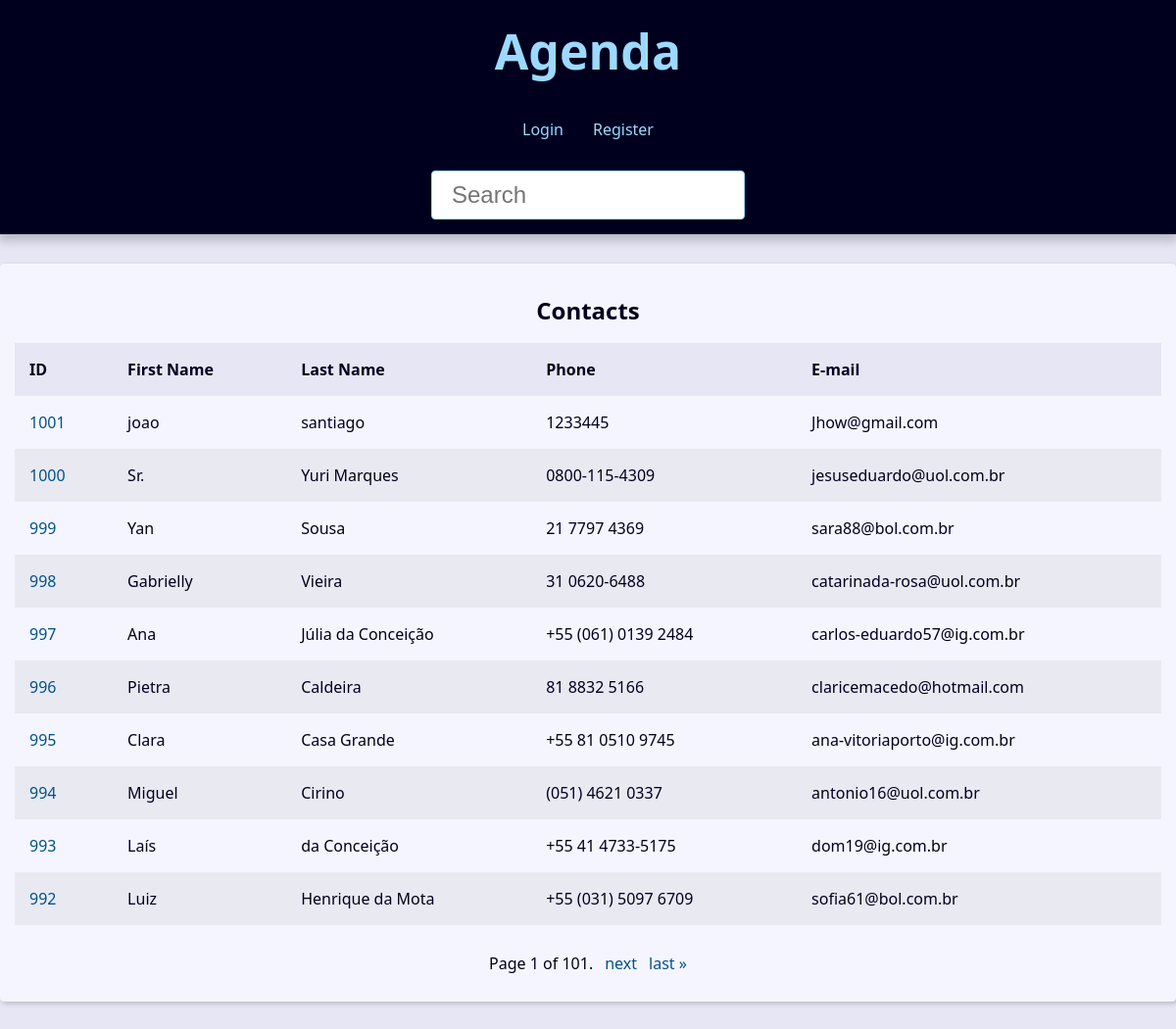
The page / on the database its author committed.
### contact/models.py (models this page shows, shortened)
class Contact(models.Model):
    first_name = models.CharField(max_length=50)
    last_name = models.CharField(max_length=50, blank=True)
    phone = models.CharField(max_length=50)
    email = models.EmailField(max_length=254, blank=True)
    created_date = models.DateTimeField(default=timezone.now)
    description = models.TextField(blank=True)
    show = models.BooleanField(default=True)
    picture = models.ImageField(blank=True, upload_to='pictures/%Y/%m/')
    category = models.ForeignKey(
        Category,
        on_delete=models.SET_NULL,
        blank=True, null=True
    )
    owner = models.ForeignKey(
        User,
        on_delete=models.SET_NULL,
        blank=True, null=True
    )

### contact/views/contact_views.py (the view)
# urls.py: path('', views.index, name='index'),
def index(request):
    contacts = Contact.objects \
        .filter(show=True)\
        .order_by('-id')
    paginator = Paginator(contacts, 10)
    page_number = request.GET.get("page")
    page_obj = paginator.get_page(page_number)
    context = {
        'page_obj': page_obj,
        'site_title': 'Contatos - '
    }
    return render(
        request,
        'contact/index.html',
        context
    )

### contact/templates/contact/index.html
{% extends 'global/base.html' %}
{% block content %}
  {% if page_obj %}
    <div class="responsive-table">
      <table class="contacts-table">
        <caption class="table-caption ">
          Contacts
        </caption>
        <thead>
          <tr class="table-row table-row-header">
            <th class="table-header">ID</th>
            <th class="table-header">First Name</th>
            <th class="table-header">Last Name</th>
            <th class="table-header">Phone</th>
            <th class="table-header">E-mail</th>
          </tr>
        </thead>
        <tbody>
          {% for contact in page_obj %}
            <tr class="table-row">
              <td class="table-cel">
                <a
                  class="table-link"
                  href="{% url 'contact:contact' contact.id %}"
                >
                  {{ contact.id }}
                </a>
              </td>
              <td class="table-cel">
                {{ contact.first_name }}
              </td>
              <td class="table-cel">
                {{ contact.last_name }}
              </td>
              <td class="table-cel">
                {{ contact.phone }}
              </td>
              <td class="table-cel">
                {{ contact.email }}
              </td>
            </tr>
          {% endfor %}
        </tbody>
      </table>
    </div>
  {% else %}
    <div class="single-contact">
      <h1 class="single-contact-name">
        Nenhum contato encontrado.
      </h1>
    </div>
  {% endif %}
{% endblock content %}

### base_templates/global/base.html (shortened to what this page needs)
<!DOCTYPE html>
<html lang="pt-BR">
<head>
  {% include 'global/partials/head.html' %}
</head>
<body>
  {% include 'global/partials/header.html' %}
  <main class="content">
    {% block content %}{% endblock content %}
    {% include 'global/partials/pagination.html' %}
  </main>
</body>
</html>

### base_templates/global/partials/head.html (shortened to what this page needs)
{% load static %}
<link rel="stylesheet" href="{% static 'global/css/style.css' %}">

### base_templates/global/partials/header.html
<header class="header">
  <h1 class="header-heading">
    <a href="{% url 'contact:index' %}" class="header-link">
      Agenda
    </a>
  </h1>
  <nav class="menu">
    <ul class="menu-list">
      {% if user.is_authenticated %}
        <li class="menu-item">
          <a href="{% url 'contact:create' %}" class="menu-link">Create</a>
        </li>
        <li class="menu-item">
          <a href="{% url 'contact:user_update' %}" class="menu-link">Profile</a>
        </li>
        <li class="menu-item">
          <a href="{% url 'contact:logout' %}" class="menu-link">Logout</a>
        </li>
      {% else %}
        <li class="menu-item">
          <a href="{% url 'contact:login' %}" class="menu-link">Login</a>
        </li>
        <li class="menu-item">
          <a href="{% url 'contact:register' %}" class="menu-link">Register</a>
        </li>
      {% endif %}
    </ul>
  </nav>
  <div class="search">
    <form
      action="{% url 'contact:search' %}"
      method="GET"
    >
      <input
        type="search"
        class="search-input"
        placeholder="Search"
        id="search"
        name="q"
        value="{{ request.GET.q.strip }}"
      >
    </form>
  </div>
</header>

### base_templates/global/partials/pagination.html (shortened to what this page needs)
{% if page_obj %}
  <div class="pagination">
    <span class="step-links">
        <span class="current">
            Page {{ page_obj.number }} of {{ page_obj.paginator.num_pages }}.
        </span>
        {% if page_obj.has_next %}
            <a href="?page={{ page_obj.next_page_number }}&q={{ request.GET.q.strip }}">next</a>
            <a href="?page={{ page_obj.paginator.num_pages }}&q={{ request.GET.q.strip }}">last &raquo;</a>
        {% endif %}
    </span>
  </div>
{% endif %}

### base_static/global/css/style.css (style rules this page uses)
:root { --spacing: 1.5rem; --link-dark-color: rgb(0, 83, 134); --link-light-color: rgb(156, 217, 255); --clr-white: rgb(245, 245, 255); --clr-black: rgb(0, 0, 30); --clr-light-gray: rgb(230, 230, 245); --clr-dark-shadow-5: rgba(0, 0, 10, 5%); --clr-dark-shadow-10: rgba(0, 0, 10, 10%); --clr-dark-shadow-20: rgba(0, 0, 10, 20%); --clr-light-shadow-5: rgba(200, 200, 255, 5%); --clr-light-shadow-10: rgba(200, 200, 255, 10%); --clr-light-shadow-20: rgba(200, 200, 255, 20%); --main-page-width: 120rem; --table-min-width: 60rem; --biggest-font-size: 5rem; --bigger-font-size: 4rem; --big-font-size: 3.2rem; --medium-font-size: 2.4rem; --small-font-size: 1.6rem; --smaller-font-size: 1.4rem; --smallest-font-size: 1.2rem; --transition-fast: 300ms; --transition-medium: 600ms; --transition-slow: 1s; --default-border-radius: 4px; }
*, *::before, *::after { margin: 0; padding: 0; box-sizing: border-box; }
html { font-size: 62.5%; }
body { font-family: system-ui, -apple-system, BlinkMacSystemFont, 'Segoe UI', Roboto, Oxygen, Ubuntu, Cantarell, 'Open Sans', 'Helvetica Neue', sans-serif; line-height: 1.5; font-size: var(--small-font-size); color: var(--clr-black); -webkit-font-smoothing: antialiased; background: var(--clr-light-gray); }
.header { background: var(--clr-black); padding: var(--spacing); box-shadow: 0 5px 10px 2px var(--clr-dark-shadow-20); z-index: 1; position: relative; }
.header-heading { font-size: var(--biggest-font-size); text-align: center; }
.header-link { color: var(--link-light-color); text-decoration: none; transition: filter var(--transition-fast) ease-in-out; }
.menu { margin: var(--spacing); }
.menu-list { list-style: none; display: flex; justify-content: center; flex-flow: row wrap; }
.menu-link { display: block; padding: var(--spacing); color: var(--link-light-color); text-decoration: none; transition: background-color var(--transition-fast) ease-in-out; border-radius: var(--default-border-radius); }
.content { max-width: var(--main-page-width); margin: calc(var(--spacing) * 2) auto; padding: var(--spacing); background: var(--clr-white); box-shadow: 2px 2px 5px var(--clr-dark-shadow-20); border-radius: var(--default-border-radius); }
.responsive-table { width: 100%; overflow-x: auto; }
.contacts-table { width: 100%; min-width: var(--table-min-width); border-collapse: collapse; }
.table-caption { font-size: var(--medium-font-size); font-weight: bold; padding: var(--spacing); }
.table-row { text-align: left; text-overflow: ellipsis; transition: background-color var(--transition-fast) ease-in-out; }
.table-row:nth-of-type(2n) { background: var(--clr-dark-shadow-5); }
.table-row-header { background: var(--clr-light-gray); color: var(--clr-black); }
.table-cel, .table-header { padding: var(--spacing); }
.table-link { color: var(--link-dark-color); transition: color var(--transition-fast) ease-in-out; text-decoration: none; }
.pagination { margin-top: var(--spacing); display: flex; justify-content: center; padding: calc(var(--spacing) * 0.8); font-size: var(--small-font-size); }
.pagination .step-links { display: flex; gap: calc(var(--spacing) * 0.8); }
.pagination .step-links a { color: var(--link-dark-color); transition: color var(--transition-fast) ease-in-out; text-decoration: none; display: block; }
.search { display: flex; justify-content: center; }
.search-input { font-size: var(--medium-font-size); padding: 1rem 2rem; width: 100%; max-width: 32rem; border-radius: var(--default-border-radius); border: 1px solid var(--link-light-color); }

### rows shown on the page
Contact: id "1001", first_name "joao", last_name "santiago", phone "1233445", email "Jhow@gmail.com"
Contact: id "1000", first_name "Sr.", last_name "Yuri Marques", phone "0800-115-4309", email "jesuseduardo@uol.com.br"
Contact: id "999", first_name "Yan", last_name "Sousa", phone "21 7797 4369", email "sara88@bol.com.br"
Contact: id "998", first_name "Gabrielly", last_name "Vieira", phone "31 0620-6488", email "catarinada-rosa@uol.com.br"
Contact: id "997", first_name "Ana", last_name "Júlia da Conceição", phone "+55 (061) 0139 2484", email "carlos-eduardo57@ig.com.br"
Contact: id "996", first_name "Pietra", last_name "Caldeira", phone "81 8832 5166", email "claricemacedo@hotmail.com"
Contact: id "995", first_name "Clara", last_name "Casa Grande", phone "+55 81 0510 9745", email "ana-vitoriaporto@ig.com.br"
Contact: id "994", first_name "Miguel", last_name "Cirino", phone "(051) 4621 0337", email "antonio16@uol.com.br"
Contact: id "993", first_name "Laís", last_name "da Conceição", phone "+55 41 4733-5175", email "dom19@ig.com.br"
Contact: id "992", first_name "Luiz", last_name "Henrique da Mota", phone "+55 (031) 5097 6709", email "sofia61@bol.com.br"

### other values the page prints
{{ page_obj.number }} "1"
{{ page_obj.paginator.num_pages }} "101"
